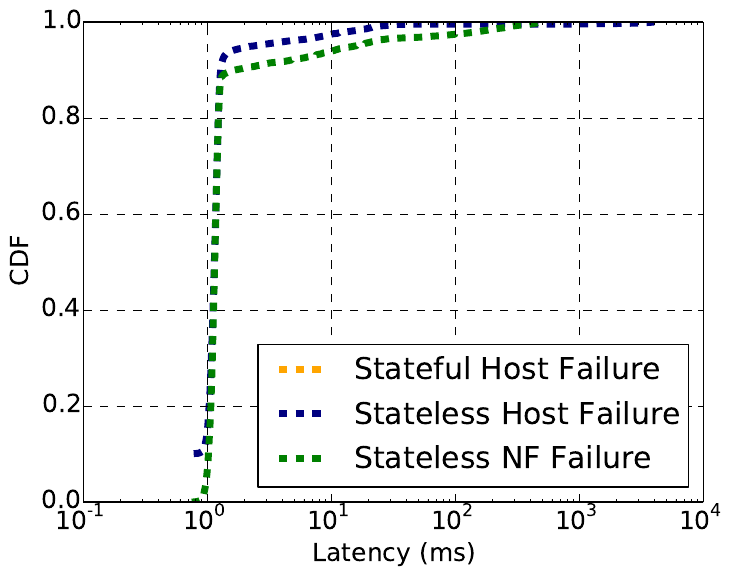

Source code (Python):
import xlrd
import random
import numpy as np
import matplotlib
import matplotlib.pyplot as plt
matplotlib.rcParams.update({'font.size':18})

f = plt.figure()

def readXL(f, col):
    x = []
    workbook = xlrd.open_workbook(f)
    sheet = workbook.sheet_by_name('Sheet1')
    for value in sheet.col_values(col):
        if isinstance(value, float):
            x.append(value)
        else:
            x.append(0)
    return x


def cdf(data, Colour, Label):
	global f
	data_size=len(data)
	# Set bins edges
	data_set=sorted(set(data))
	bins=np.append(data_set, data_set[-1]+1)
	
	# Use the histogram function to bin the data
	counts, bin_edges = np.histogram(data, bins=bins, density=False)
	#counts, bin_edges = np.histogram(data, density=False)
	
	counts=counts.astype(float)/data_size
	
	# Find the cdf
	cdf = np.cumsum(counts)
	
	# Plot the cdf
	plt.plot(bin_edges[0:-1], cdf,linestyle='--', linewidth=5, color=Colour, label=Label)
	plt.ylim((0,1))
	plt.ylabel("CDF")
	plt.xlabel("Latency (ms)")
	plt.legend(loc='lower right')

sf = []
sl1 = []
sl2 = []

with open("./sf_failure_data.txt", "r") as ins:
    for line in ins:
        line = line.strip()
        words = line.split(",")
        x = words[0]
        y = words[1]
        if x > 77 and x < 90:
            sf.append(float(y))
            #print x, y
            #break 

with open("./sl_host_failure_data.txt", "r") as ins:
    for line in ins:
        line = line.strip()
        words = line.split(",")
        x = words[0]
        y = words[1]
        if x > 77 and x < 90:
            sl1.append(float(y))

with open("./sl_nf_failure_data_modified.txt", "r") as ins:
    for line in ins:
        line = line.strip()
        words = line.split(",")
        x = words[0]
        y = words[1]
        if x > 77 and x < 90:
            sl2.append(float(y))


print sf

#sf = sf[int(len(sf)/1.2):]
#sl1 = sl1[int(len(sl1)/1.2):]
#sl2 = sl2[int(len(sl2)/1.2):]

cdf(sf, 'orange', 'Stateful Host Failure')
cdf(sl1, 'navy', 'Stateless Host Failure')
cdf(sl2, 'green', 'Stateless NF Failure')
plt.xscale('log')
plt.grid(linestyle='--')
plt.savefig("./cdf-ft.pdf", bbox_inches='tight')
plt.show()
